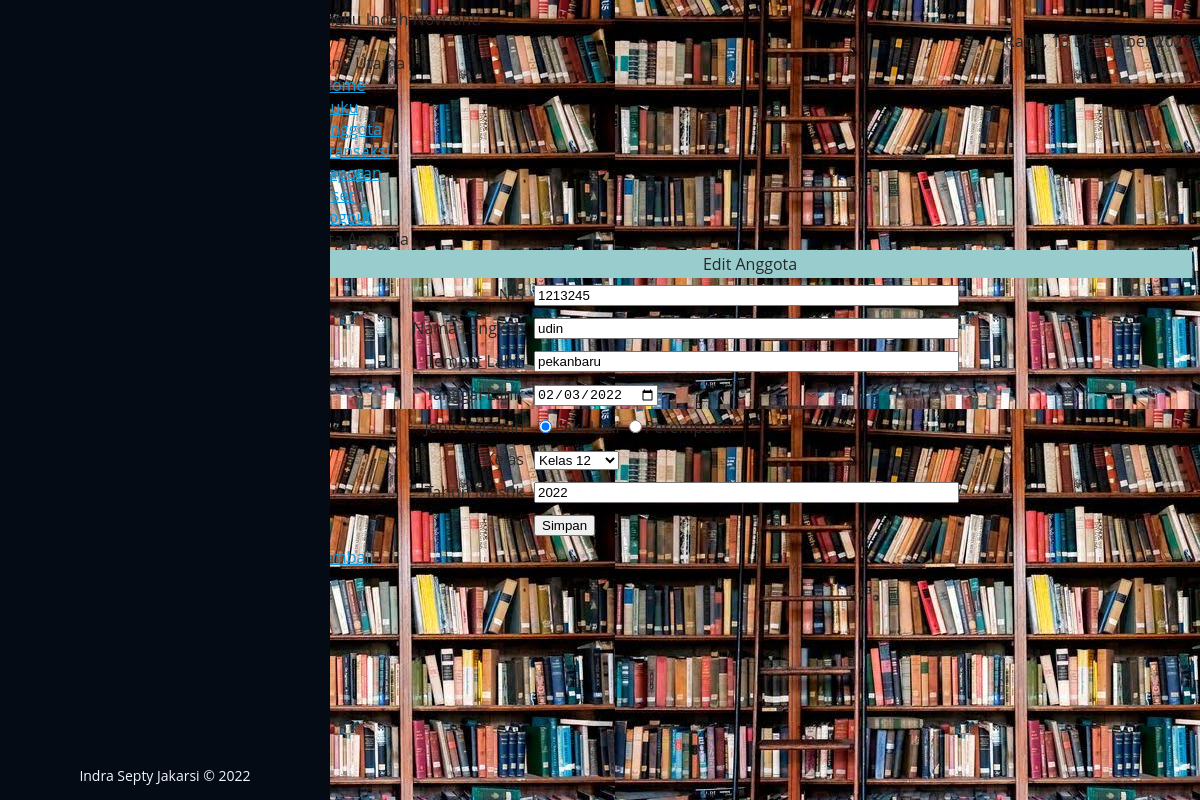
The app's page /admin/index.php?page=anggota_edit&nis=1213245 (signed in) with its own data.
### tables this page shows
CREATE TABLE `tbl_anggota` (
  `nis` int(11) NOT NULL,
  `nama` varchar(250) NOT NULL,
  `tempat_lahir` varchar(50) NOT NULL,
  `tgl_lahir` varchar(15) NOT NULL,
  `jk` enum('L','P') NOT NULL,
  `kelas` varchar(50) NOT NULL,
  `thn_masuk` varchar(4) NOT NULL
);

### admin/anggota_edit.php (the view, shortened to what this page needs)
<?php
include '../conn/koneksi.php';
$nis = $_GET['nis'];
$sql = mysqli_query($konek,"SELECT * FROM tbl_anggota where nis='$nis'");
$data = mysqli_fetch_array($sql);
$nis = $data['nis'];
$nama = $data['nama'];
$tempat = $data['tempat_lahir'];
$tgl_lahir = $data['tgl_lahir'];
$kelas = $data['kelas'];
$thn = $data['thn_masuk'];
?>
	<div id="menu-tengah">
    	<div id="bg_menu">Data Anggota
    	</div>
    	<div id="content_menu">
        <div id="menu_header">
        	<table width="100%" height="100%" style="background-color:#9cc;">
            	<tr>
                	<td align="center">Edit Anggota</td>
                </tr>
            </table>
    	</div>
   	    <div class="table_input">
        <form action="?page=anggota_proses_edit" method="post">
   	      <table width="100%" height="80%" align="center" cellspacing="0" cellpadding="5">
   	        <tbody>
            	<tr>
                	<td width="25%" align="right">NIS</td>
                    <td><input type="text" name="nis1" size="50%" value="<?php echo $nis; ?>"></td>
                </tr>
                <tr>
                	<td width="20%" align="right">Nama Lengkap</td>
                    <td><input type="text" name="nama" size="50%" value="<?php echo $nama; ?>"></td>
                </tr>
                <tr>
                	<td width="20%" align="right">Tempat Lahir</td>
                    <td><input type="text" name="tempat_lahir" size="50%" value="<?php echo $tempat; ?>"></td>
                </tr>
                <tr>
                	<td width="20%" align="right">Tanggal Lahir</td>
                    <td><input type="date" name="tgl_lahir" value="<?php echo $tgl_lahir; ?>"></td>
                </tr>
                <tr>
                	<td width="20%" align="right">Jenis Kelamin</td>
                    <td><?php if ($data['jk'] === "L") : ?>
                    <input type="radio" name="jk" value="L" checked />Laki-Laki</label>
            		<input type="radio" name="jk" value="P" />Perempuan</label>
                    <?php else : ?>
            		<input type="radio" name="jk" value="L" />Laki-Laki</label>
            		<input type="radio" name="jk" value="P" checked />Perempuan</label>
            		<?php endif; ?>
                    </td>
                </tr>
                <tr>
                	<td width="20%" align="right">Kelas</td>
                    <td><select name="kelas">
                            <option value="kelas 12" <?php if ($kelas=='kelas 12') {echo "selected";} ?>>Kelas 12</option>
                    	</select>
                    </td>
                </tr>
                <tr>
                	<td width="20%" align="right">Tahun Masuk</td>
                    <td><input type="text" name="thn_masuk" size="50%" value="<?php echo $thn; ?>"></td>
                </tr>
                <tr>
                	<td></td>
                    <td><input type="submit" value="Simpan"></td>
                </tr>
                <tr>
                    <td><a href="?page=anggota">Kembali</td>
                </tr>
            </tbody>
          </table>
          </form>
 	      </div>
   	  </div>
    </div>

### assets/css/style.css (style rules this page uses)
body { font-family: "Open Sans", sans-serif; color: #272829; }
a { color: #149ddd; }

### admin/index.php (style rules this page uses)
body { background-image: url(../images/2.jpeg); background-color: #cccccccc; }

### records on screen
tbl_anggota: nis1 "1213245", nama "udin", tempat_lahir "pekanbaru", tgl_lahir "02/03/2022", kelas "Kelas 12", thn_masuk "2022"

### other values on screen
$_SESSION['nama'] "Tengku Indah Novrianti"
$thn "2023"
